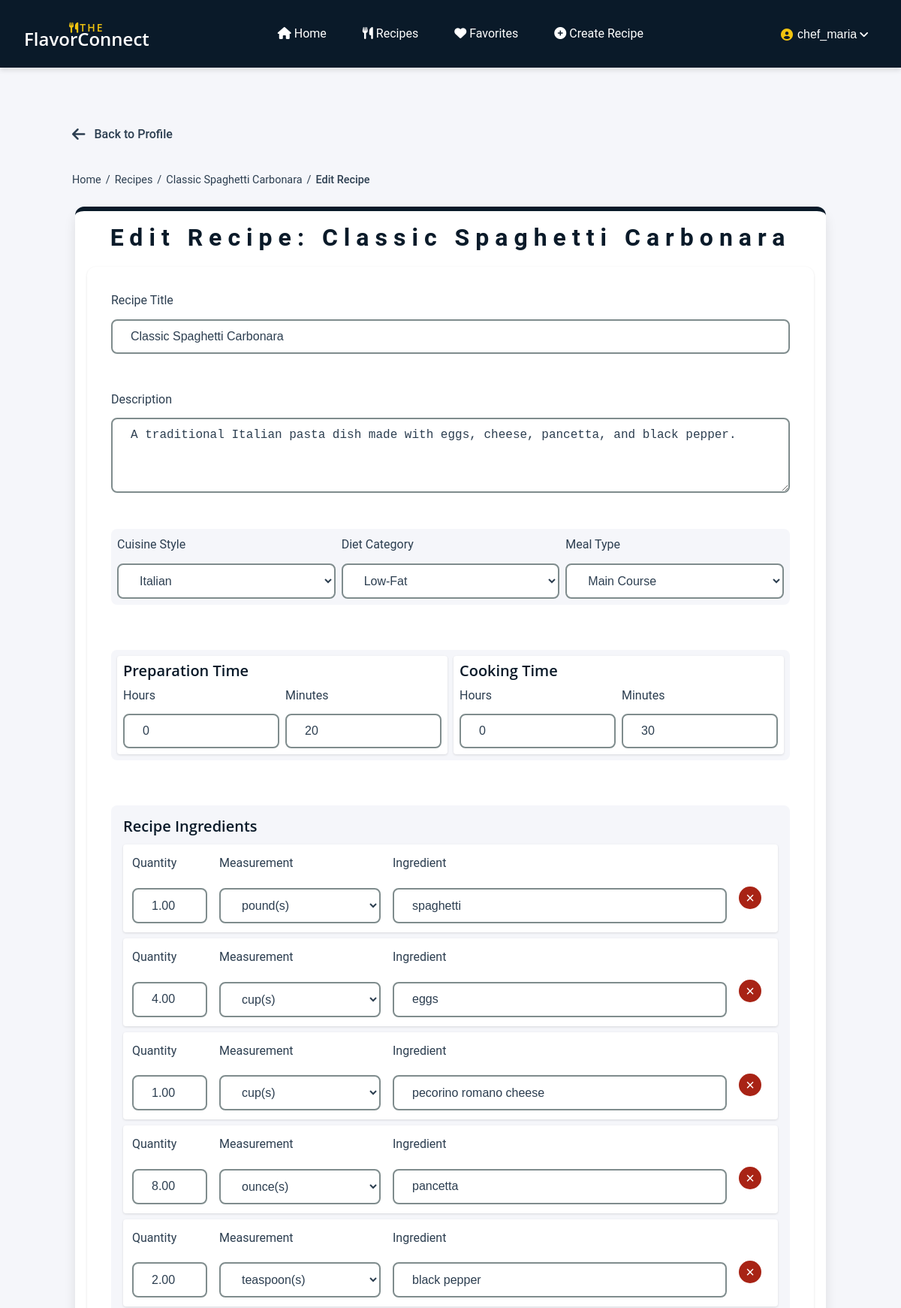
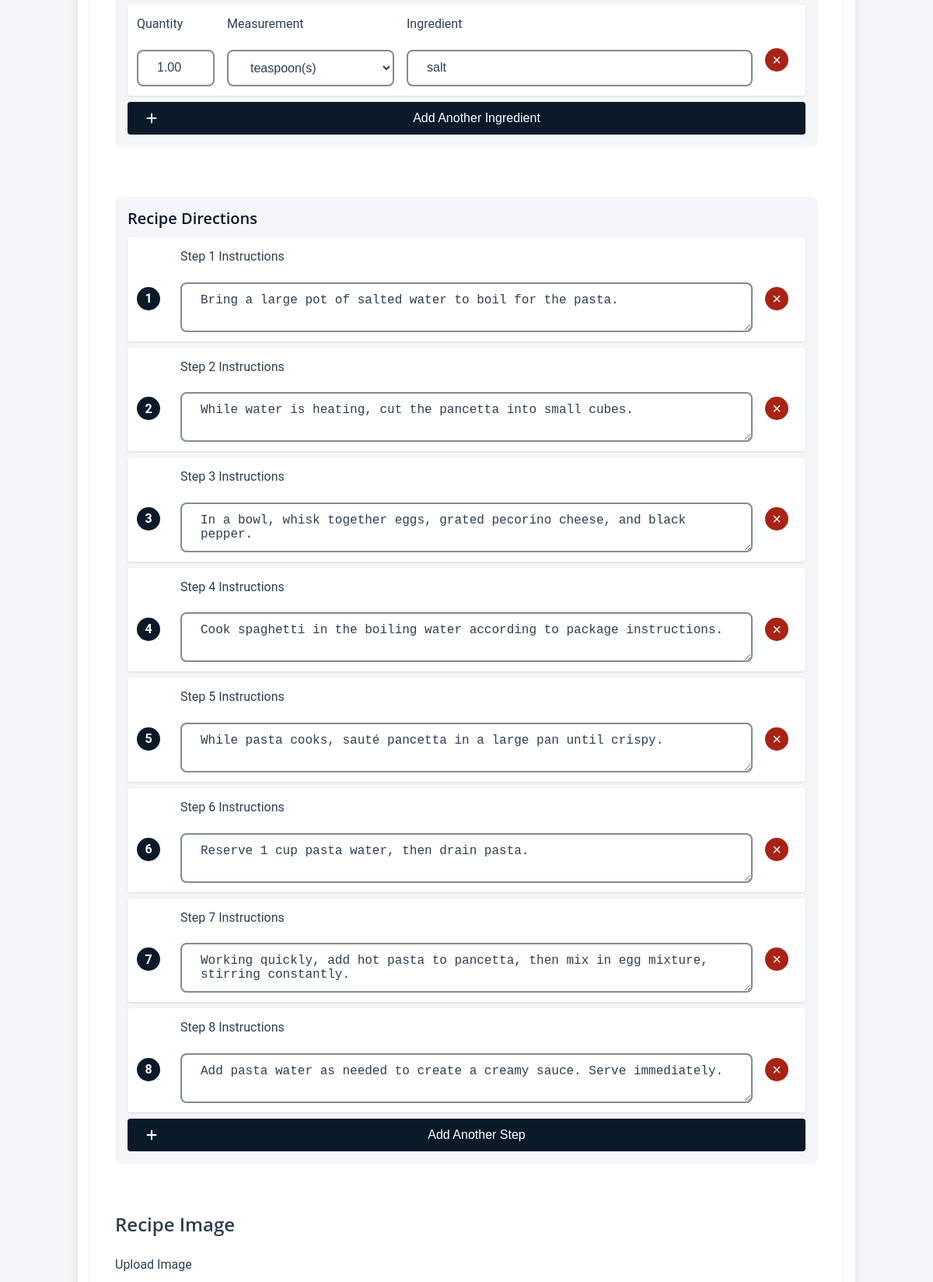
Page /recipes/edit.php?id=1&ref=profile (signed in, upper part) on the committed database (2 pictures, top to bottom).
### tables this page shows
CREATE TABLE `user_account` (
  `user_id` int UNSIGNED NOT NULL,
  `username` varchar(50) NOT NULL,
  `first_name` varchar(50) NOT NULL,
  `last_name` varchar(50) NOT NULL,
  `email` varchar(100) NOT NULL,
  `password_hash` varchar(255) NOT NULL,
  `user_level` enum('s','a','u') NOT NULL DEFAULT 'u',
  `is_active` tinyint(1) DEFAULT '1',
  `created_at` timestamp NOT NULL DEFAULT CURRENT_TIMESTAMP,
  `updated_at` timestamp NULL DEFAULT NULL ON UPDATE CURRENT_TIMESTAMP
);

CREATE TABLE `recipe` (
  `recipe_id` int UNSIGNED NOT NULL,
  `user_id` int UNSIGNED NOT NULL,
  `title` varchar(100) NOT NULL,
  `description` text,
  `type_id` int UNSIGNED DEFAULT NULL,
  `style_id` int UNSIGNED DEFAULT NULL,
  `diet_id` int UNSIGNED DEFAULT NULL,
  `prep_time` int DEFAULT '0',
  `cook_time` int DEFAULT '0',
  `video_url` varchar(255) DEFAULT NULL,
  `img_file_path` varchar(255) DEFAULT NULL,
  `alt_text` varchar(255) DEFAULT NULL,
  `is_featured` tinyint(1) DEFAULT '0',
  `created_at` timestamp NOT NULL DEFAULT CURRENT_TIMESTAMP,
  `updated_at` timestamp NULL DEFAULT NULL ON UPDATE CURRENT_TIMESTAMP
);

CREATE TABLE `recipe_style` (
  `style_id` int UNSIGNED NOT NULL,
  `name` varchar(50) NOT NULL
);

CREATE TABLE `recipe_diet` (
  `diet_id` int UNSIGNED NOT NULL,
  `name` varchar(50) NOT NULL
);

CREATE TABLE `recipe_type` (
  `type_id` int UNSIGNED NOT NULL,
  `name` varchar(50) NOT NULL
);

CREATE TABLE `recipe_ingredient` (
  `recipe_ingredient_id` int UNSIGNED NOT NULL,
  `recipe_id` int UNSIGNED NOT NULL,
  `ingredient_id` int UNSIGNED NOT NULL,
  `measurement_id` int UNSIGNED NOT NULL,
  `quantity` decimal(10,2) UNSIGNED NOT NULL
);

CREATE TABLE `ingredient` (
  `ingredient_id` int UNSIGNED NOT NULL,
  `recipe_id` int UNSIGNED NOT NULL,
  `name` varchar(255) NOT NULL
);

CREATE TABLE `recipe_step` (
  `step_id` int UNSIGNED NOT NULL,
  `recipe_id` int UNSIGNED NOT NULL,
  `step_number` int NOT NULL,
  `instruction` text NOT NULL
);

### public/recipes/form_fields.php (the view, shortened to what the rows shown need)
<?php
$sql = "SELECT style_id as id, name FROM recipe_style ORDER BY name";
$styles = $db->query($sql)->fetch_all(MYSQLI_ASSOC);
$sql = "SELECT diet_id as id, name FROM recipe_diet ORDER BY name";
$diets = $db->query($sql)->fetch_all(MYSQLI_ASSOC);
$sql = "SELECT type_id as id, name FROM recipe_type ORDER BY name";
$types = $db->query($sql)->fetch_all(MYSQLI_ASSOC);
?>
<div class="form-group">
    <label for="title">Recipe Title</label>
    <input type="text" name="title" id="title" class="form-control<?php echo error_class('title', $errors); ?>" value="<?php echo h($recipe->title ?? ''); ?>" required>
</div>
<div class="form-group">
    <label for="description">Description</label>
    <textarea name="description" id="description" class="form-control<?php echo error_class('description', $errors); ?>" rows="4" required><?php echo h($recipe->description ?? ''); ?></textarea>
</div>
<div class="row categories-row">
    <div class="form-group">
        <label for="style_id">Cuisine Style</label>
        <select name="style_id" id="style_id" class="form-control<?php echo error_class('style_id', $errors); ?>" required>
            <?php foreach($styles as $style) { ?>
                <option value="<?php echo h($style['id']); ?>" <?php if(isset($recipe->style_id) && $recipe->style_id == $style['id']) echo 'selected'; ?>>
                    <?php echo h($style['name']); ?>
                </option>
            <?php } ?>
        </select>
    </div>
    <div class="form-group">
        <label for="diet_id">Diet Category</label>
        <select name="diet_id" id="diet_id" class="form-control<?php echo error_class('diet_id', $errors); ?>" required>
            <?php foreach($diets as $diet) { ?>
                <option value="<?php echo h($diet['id']); ?>" <?php if(isset($recipe->diet_id) && $recipe->diet_id == $diet['id']) echo 'selected'; ?>>
                    <?php echo h($diet['name']); ?>
                </option>
            <?php } ?>
        </select>
    </div>
    <div class="form-group">
        <label for="type_id">Meal Type</label>
        <select name="type_id" id="type_id" class="form-control<?php echo error_class('type_id', $errors); ?>" required>
            <?php foreach($types as $type) { ?>
                <option value="<?php echo h($type['id']); ?>" <?php if(isset($recipe->type_id) && $recipe->type_id == $type['id']) echo 'selected'; ?>>
                    <?php echo h($type['name']); ?>
                </option>
            <?php } ?>
        </select>
    </div>
</div>
<div class="row time-row">
    <div class="time-section">
        <h2 class="h4">Preparation Time</h2>
        <div class="time-inputs">
            <div class="form-group">
                <label for="prep_hours">Hours</label>
                <input type="number" name="prep_hours" id="prep_hours" class="form-control<?php echo error_class('prep_hours', $errors); ?>" min="0"
                       value="<?php echo h(isset($recipe->prep_time) && $recipe->prep_time > 0 ? floor($recipe->prep_time / 3600) : 0); ?>">
            </div>
            <div class="form-group">
                <label for="prep_minutes">Minutes</label>
                <input type="number" name="prep_minutes" id="prep_minutes" class="form-control<?php echo error_class('prep_minutes', $errors); ?>" min="0" max="59"
                       value="<?php echo h(isset($recipe->prep_time) && $recipe->prep_time > 0 ? floor(($recipe->prep_time % 3600) / 60) : 0); ?>">
            </div>
        </div>
    </div>
    <div class="time-section">
        <h2 class="h4">Cooking Time</h2>
        <div class="time-inputs">
            <div class="form-group">
                <label for="cook_hours">Hours</label>
                <input type="number" name="cook_hours" id="cook_hours" class="form-control<?php echo error_class('cook_hours', $errors); ?>" min="0"
                       value="<?php echo h(isset($recipe->cook_time) && $recipe->cook_time > 0 ? floor($recipe->cook_time / 3600) : 0); ?>">
            </div>
            <div class="form-group">
                <label for="cook_minutes">Minutes</label>
                <input type="number" name="cook_minutes" id="cook_minutes" class="form-control<?php echo error_class('cook_minutes', $errors); ?>" min="0" max="59"
                       value="<?php echo h(isset($recipe->cook_time) && $recipe->cook_time > 0 ? floor(($recipe->cook_time % 3600) / 60) : 0); ?>">
            </div>
        </div>
    </div>
</div>
<div class="row ingredients-row">
    <div class="ingredients-section">
        <h2 class="h4">Recipe Ingredients</h2>
        <div id="ingredients-container">
            <?php
            if (isset($ingredients) && !empty($ingredients)) {
                foreach($ingredients as $i => $ingredient) { ?>
                <div class="ingredient-row">
                    <div class="form-group">
                        <label for="quantity_<?php echo $i; ?>">Quantity</label>
                        <input type="number" name="ingredients[<?php echo $i; ?>][quantity]" id="quantity_<?php echo $i; ?>"
                               class="form-control<?php echo error_class('ingredients[' . $i . '][quantity]', $errors); ?>" step="0.01" min="0" value="<?php echo h(get_raw_quantity($ingredient->quantity)); ?>" required>
                    </div>
                    <div class="form-group">
                        <label for="measurement_<?php echo $i; ?>">Measurement</label>
                        <select name="ingredients[<?php echo $i; ?>][measurement_id]" id="measurement_<?php echo $i; ?>" class="form-control<?php echo error_class('ingredients[' . $i . '][measurement_id]', $errors); ?>" required>
                            <?php
                            $measurements = $db->query("SELECT * FROM measurement ORDER BY name");
                            while($measurement = $measurements->fetch_assoc()) {
                                $selected = ($measurement['measurement_id'] == $ingredient->measurement_id) ? 'selected' : '';
                                echo "<option value=\"" . h($measurement['measurement_id']) . "\" {$selected}>" . h($measurement['name']) . "</option>";
                            }
                            ?>
                        </select>
                    </div>
                    <div class="form-group">
                        <label for="ingredient_<?php echo $i; ?>">Ingredient</label>
                        <input type="text" name="ingredients[<?php echo $i; ?>][name]" id="ingredient_<?php echo $i; ?>"
                               class="form-control<?php echo error_class('ingredients[' . $i . '][name]', $errors); ?>" value="<?php echo h($ingredient->name); ?>" required>
                    </div>
                    <button type="button" class="btn btn-danger remove-ingredient">×</button>
                </div>
                <?php }
            } ?>
        </div>
    </div>
</div>
<div class="row directions-row">
    <div class="directions-section">
        <h2 class="h4">Recipe Directions</h2>
        <div id="directions-container">
            <?php
            if (isset($steps) && !empty($steps)) {
                foreach($steps as $i => $step) { ?>
                <div class="direction-row">
                    <span class="step-number"><?php echo $i + 1; ?></span>
                    <div class="form-group">
                        <label for="step_<?php echo $i; ?>">Step <?php echo $i + 1; ?> Instructions</label>
                        <textarea name="steps[<?php echo $i; ?>][instruction]" id="step_<?php echo $i; ?>"
                                  class="form-control<?php echo error_class('steps[' . $i . '][instruction]', $errors); ?>" rows="2" required><?php echo h($step->instruction); ?></textarea>
                    </div>
                    <button type="button" class="btn btn-danger remove-step">×</button>
                </div>
                <?php }
            } ?>
        </div>
    </div>
</div>
<div class="row media-row">
    <div class="media-section">
        <h2 class="h4">Recipe Image</h2>
    </div>
</div>

### private/shared/member_header.php (shortened to what the rows shown need)
<!DOCTYPE html>
<html lang="en">
<head>
    <link rel="stylesheet" href="<?php echo url_for('/assets/css/main.css'); ?>">
    <link rel="stylesheet" href="https://cdnjs.cloudflare.com/ajax/libs/font-awesome/6.0.0/css/all.min.css">
    <link rel="stylesheet" href="<?php echo url_for('/assets/css/components/header.css?v=' . time()); ?>">
    <link rel="stylesheet" href="<?php echo url_for('/assets/css/components/member-header.css?v=' . time()); ?>">
    <link rel="stylesheet" href="<?php echo url_for('/assets/css/components/footer.css?v=' . time()); ?>">
    <link rel="stylesheet" href="<?php echo url_for('/assets/css/components/forms.css?v=' . time()); ?>">
    <link rel="stylesheet" href="<?php echo url_for('/assets/css/components/recipe-favorite.css?v=' . time()); ?>">
    <link rel="stylesheet" href="<?php echo url_for('/assets/css/components/recipe-card.css?v=' . time()); ?>">
    <?php if(isset($page_style)) { ?>
    <link rel="stylesheet" href="<?php echo url_for('/assets/css/pages/' . $page_style . '.css?v=' . time()); ?>">
    <?php } ?>
</head>
<body>
    <header class="header" role="banner">
        <div class="header-grid">
            <div class="logo">
                <a href="<?php echo url_for('/index.php'); ?>" aria-label="FlavorConnect Home">
                    <h1>FlavorConnect</h1>
                </a>
            </div>
            <div class="user-section">
                <div class="user-menu">
                    <button class="user-menu-button" aria-expanded="false" aria-haspopup="true">
                        <?php
                        $current_user = User::find_by_id($session->get_user_id());
                        $username = $current_user ? h($current_user->username) : 'Guest';
                        ?>
                        <span class="username"><i class="fas fa-user-circle" aria-hidden="true"></i> <?php echo $username; ?></span>
                    </button>
                </div>
            </div>
        </div>
    </header>
    <main class="main-content">

### public/recipes/edit.php (shortened to what the rows shown need)
<?php
require_once('../../private/core/initialize.php');
$page_style = 'recipe-create';
include(SHARED_PATH . '/member_header.php');
$id = $_GET['id'];
$recipe = Recipe::find_by_id($id);
$ingredients = RecipeIngredient::find_by_recipe_id($recipe->recipe_id);
$steps = RecipeStep::find_by_recipe_id($recipe->recipe_id);
$recipe->ingredients = [];
$recipe->instructions = [];
if (!empty($ingredients)) {
    foreach ($ingredients as $ingredient) {
        $recipe->ingredients[] = [
            'ingredient_id' => $ingredient->ingredient_id,
            'recipe_id' => $ingredient->recipe_id,
            'name' => $ingredient->name,
            'quantity' => $ingredient->quantity,
            'measurement_id' => $ingredient->measurement_id
        ];
    }
}
if (!empty($steps)) {
    foreach ($steps as $step) {
        $recipe->instructions[] = [
            'step_id' => $step->step_id,
            'recipe_id' => $step->recipe_id,
            'instruction' => $step->instruction,
            'step_number' => $step->step_number
        ];
    }
}
$errors = [];
?>
<main class="main-content">
    <div class="container">
        <div class="breadcrumbs">
            <a href="<?php echo url_for('/index.php'); ?>" class="breadcrumb-item">Home</a>
            <span class="breadcrumb-separator">/</span>
            <a href="<?php echo url_for('/recipes/index.php'); ?>" class="breadcrumb-item">Recipes</a>
            <span class="breadcrumb-separator">/</span>
            <a href="<?php echo url_for('/recipes/show.php?id=' . h(u($id))); ?>" class="breadcrumb-item"><?php echo h($recipe->title); ?></a>
            <span class="breadcrumb-separator">/</span>
            <span class="breadcrumb-item active">Edit Recipe</span>
        </div>
    </div>
    <div class="recipe-form">
        <header class="page-header">
            <h1>Edit Recipe: <?php echo h($recipe->title); ?></h1>
        </header>
        <form action="<?php echo url_for('/recipes/edit.php?id=' . h(u($id))); ?>" method="post" enctype="multipart/form-data">
            <?php include('form_fields.php'); ?>
        </form>
    </div>
</main>
<?php include(SHARED_PATH . '/footer.php'); ?>

### rows in the picture
user_account: username "chef_maria"
recipe: title "Classic Spaghetti Carbonara", description "A traditional Italian pasta dish made with eggs, cheese, pancetta, and black pepper.", style_id "Italian", diet_id "Low-Fat", type_id "Main Course", prep_hours "0", prep_minutes "20", cook_hours "0", cook_minutes "30"
recipe_ingredient: quantity "1.00", ingredient.name "spaghetti"
recipe_ingredient: quantity "4.00", ingredient.name "eggs"
recipe_ingredient: quantity "1.00", ingredient.name "pecorino romano cheese"
recipe_ingredient: quantity "8.00", ingredient.name "pancetta"
recipe_ingredient: quantity "2.00", ingredient.name "black pepper"
recipe_ingredient: quantity "1.00", ingredient.name "salt"
recipe_step: instruction "Bring a large pot of salted water to boil for the pasta."
recipe_step: instruction "While water is heating, cut the pancetta into small cubes."
recipe_step: instruction "In a bowl, whisk together eggs, grated pecorino cheese, and black pepper."
recipe_step: instruction "Cook spaghetti in the boiling water according to package instructions."
recipe_step: instruction "While pasta cooks, sauté pancetta in a large pan until crispy."
recipe_step: instruction "Reserve 1 cup pasta water, then drain pasta."
recipe_step: instruction "Working quickly, add hot pasta to pancetta, then mix in egg mixture, stirring constantly."
recipe_step: instruction "Add pasta water as needed to create a creamy sauce. Serve immediately."

### other values in the picture
$back_text "Back to Profile"
form field value "pound(s)"
form field value "cup(s)"
form field value "ounce(s)"
form field value "teaspoon(s)"
